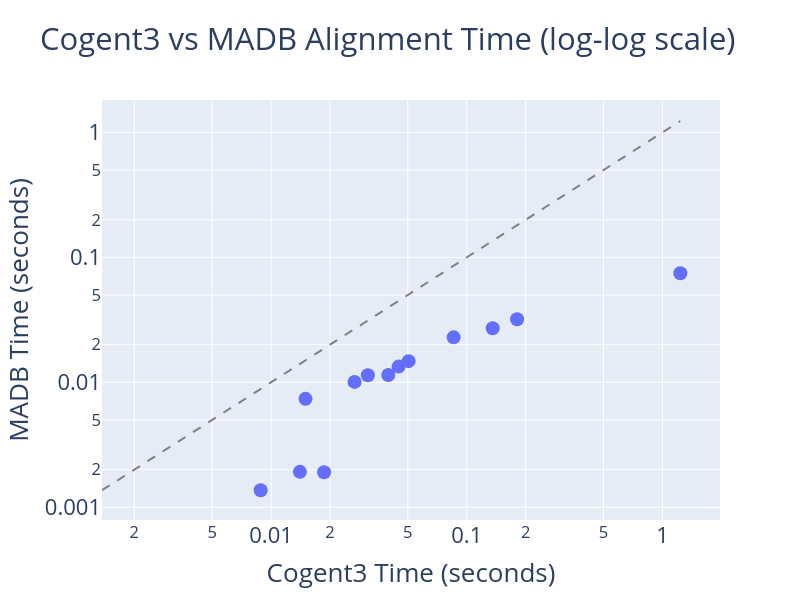

Notebook code for this chart:
### Code cell
import plotly.graph_objects as go
import plotly.express as px

# Filter usable timing entries
timing_data = []
for ensembl_id, entry in metadata.items():
    if "cogent3_time_sec" in entry and "madb_time_sec" in entry:
        cogent3_time = entry["cogent3_time_sec"]
        madb_time = entry["madb_time_sec"]
        if cogent3_time > 0 and madb_time > 0:
            timing_data.append({
                "Ensembl ID": ensembl_id,
                "Cogent3 Time (s)": cogent3_time,
                "MADB Time (s)": madb_time,
            })

# Create log-log scatter plot
fig = px.scatter(
    timing_data,
    x="Cogent3 Time (s)",
    y="MADB Time (s)",
    hover_name="Ensembl ID",
    title="Cogent3 vs MADB Alignment Time (log-log scale)",
    labels={
        "Cogent3 Time (s)": "Cogent3 Time (seconds)",
        "MADB Time (s)": "MADB Time (seconds)"
    },
    log_x=True,
    log_y=True
)

# Add y=x reference line
min_time = min(min(d["Cogent3 Time (s)"], d["MADB Time (s)"]) for d in timing_data)
max_time = max(max(d["Cogent3 Time (s)"], d["MADB Time (s)"]) for d in timing_data)

fig.add_trace(go.Scatter(
    x=[min_time, max_time],
    y=[min_time, max_time],
    mode="lines",
    line=dict(color="gray", dash="dash"),
    showlegend=False  # optional
))
slide_dir = Path("../../slideshows/images")  

fig.update_layout(width=800, height=600,font=dict(size=22),)
fig.update_traces(marker=dict(size=14))  # adjust size as desired

output_path = slide_dir / "cogent3_vs_madb_alignment.png"
fig.write_image(str(output_path), width=1200, height=800)
print(f"Figure saved to {output_path}")
fig.show()

### Figure 1 — Plotly figure (JSON) as saved in the notebook; plotly's stock layout.template omitted (floating-point values rounded to 4 significant figures)
{"data": [{"hovertemplate": "<b>%{hovertext}</b><br><br>Cogent3 Time (seconds)=%{x}<br>MADB Time (seconds)=%{y}<extra></extra>", "hovertext": ["ENSG00000007923", "ENSG00000069424", "ENSG00000069812", "ENSG00000078369", "ENSG00000116237", "ENSG00000116251", "ENSG00000116273", "ENSG00000131584", "ENSG00000171735", "ENSG00000175756", "ENSG00000189409", "ENSG00000204859", "ENSG00000205090"], "legendgroup": "", "marker": {"color": "#636efa", "size": 14, "symbol": "circle"}, "mode": "markers", "name": "", "orientation": "v", "showlegend": false, "type": "scatter", "x": [0.08569, 0.05047, 0.01867, 0.03973, 0.02671, 0.008849, 0.03125, 0.1808, 1.234, 0.01499, 0.04485, 0.1357, 0.01404], "xaxis": "x", "y": [0.02291, 0.01477, 0.001905, 0.01144, 0.01007, 0.001368, 0.01139, 0.03193, 0.07463, 0.007374, 0.01336, 0.02711, 0.001921], "yaxis": "y"}, {"line": {"color": "gray", "dash": "dash"}, "marker": {"size": 14}, "mode": "lines", "showlegend": false, "type": "scatter", "x": [0.001368, 1.234], "y": [0.001368, 1.234]}], "layout": {"font": {"size": 22}, "height": 600, "legend": {"tracegroupgap": 0}, "title": {"text": "Cogent3 vs MADB Alignment Time (log-log scale)"}, "width": 800, "xaxis": {"anchor": "y", "domain": [0, 1], "title": {"text": "Cogent3 Time (seconds)"}, "type": "log"}, "yaxis": {"anchor": "x", "domain": [0, 1], "title": {"text": "MADB Time (seconds)"}, "type": "log"}}}
